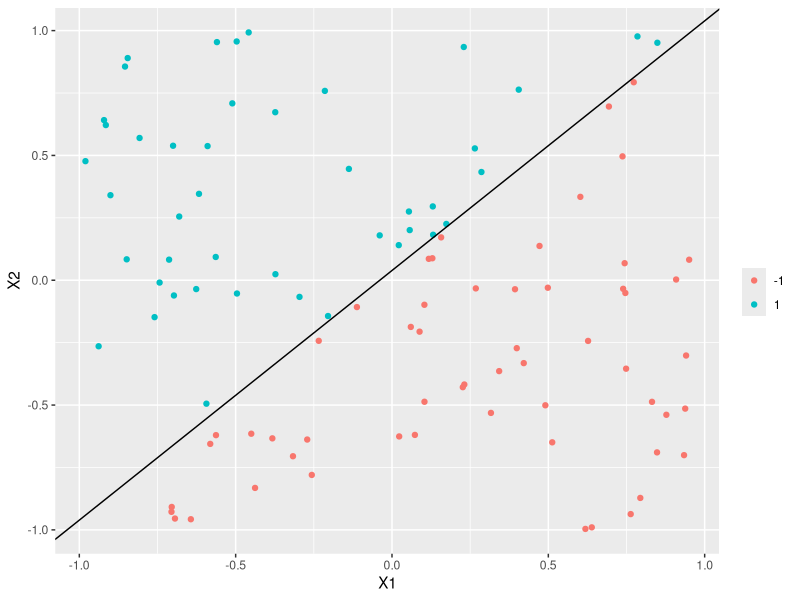
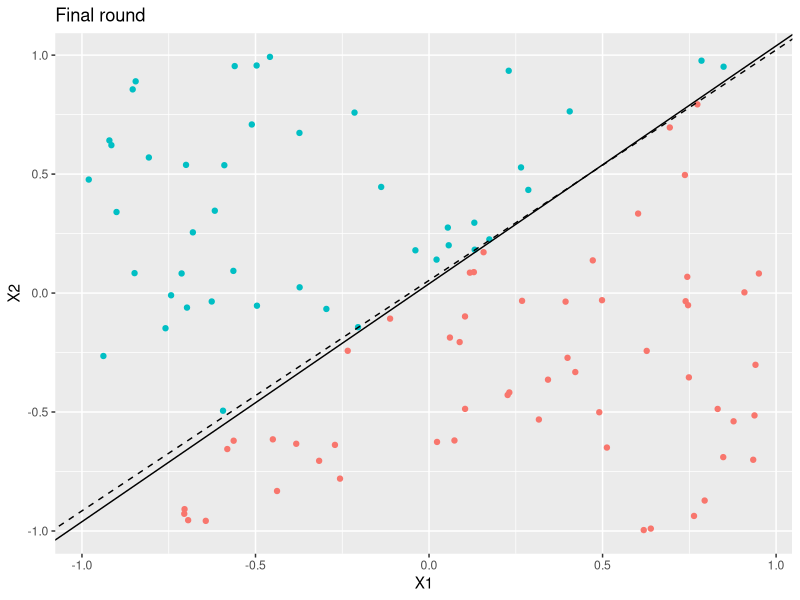
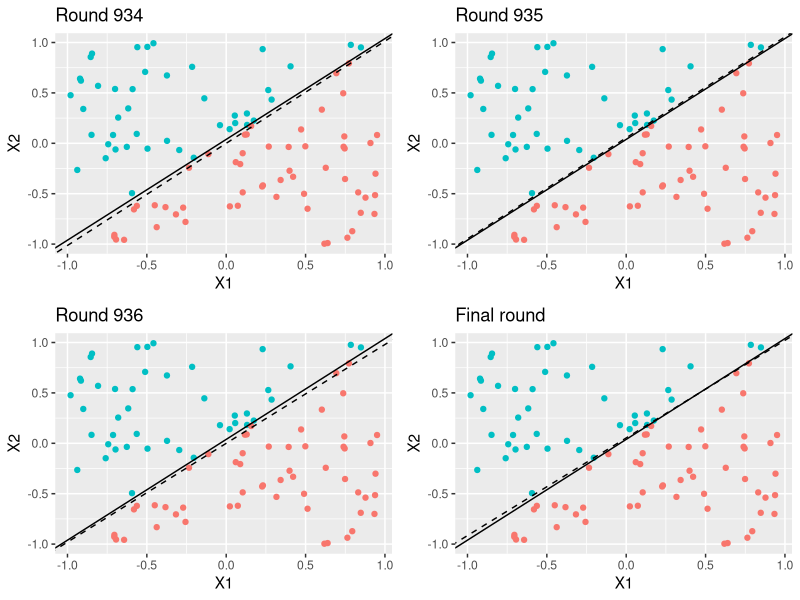

These figures' R source, in order:
## ---- chunk 1
knitr::opts_chunk$set(echo = TRUE)
## ---- chunk 2
X1 <- runif(100,min=-1,max=1)
X2 <- runif(100,min=-1,max=1)
X0 <- rep(1,100)
X <- cbind(X0,X1,X2)
## ---- chunk 3
PX1 <-runif(2,min=-1,max=1)
PX2 <-runif(2,min=-1,max=1)
slope <- diff(PX2)/diff(PX2)
intercept <- PX2[1]-slope*PX1[1]
Y <- ifelse(X2>intercept+slope*X1,+1,-1)
X.plot <- as.data.frame(X) # dataframe for plot use
## ---- chunk 4
library(ggplot2)
## ---- chunk 5
ggplot(X.plot,aes(X.plot$X1,X.plot$X2))+
    geom_point(aes(color=as.factor(Y)),show.legend = T)+
    geom_abline(intercept = intercept,slope=slope)+
    labs(x="X1",y="X2",color="")
## ---- chunk 6
## Initialize
w <- c(0,0,0)
count <- 0 # to count the number of rounds required
wdf <- NULL # df to collect the resulting weights of each round for plot use
Y_hat <- X %*% w
wdf <- rbind(wdf,w)
## Perceptron learning algorithm
while (any(sign(Y_hat)!=sign(Y)))
{
  miss_class <- which(sign(Y_hat)!=sign(Y))
  ifelse(length(miss_class)>1,n <- sample(miss_class,1),n <- miss_class)
  w <- w+(Y[n]%*% X[n,])
  wdf <- rbind(wdf,w)
  Y_hat <- X %*% t(w)
  count <- count+1
}

## ---- chunk 7
drawplot <- function(n,name)
{
  if (!n %in% seq(1,count+1))
  {
    warning("Out of bounds")
  }
  else
  {
  int_w <- -wdf[n,1]/wdf[n,3]
  slope_w <- -wdf[n,2]/wdf[n,3]
  a <- ggplot(X.plot,aes(X.plot$X1,X.plot$X2))+
    geom_point(aes(color=as.factor(Y)),show.legend = F)+
    geom_abline(intercept = intercept,slope=slope)+
    geom_abline(intercept = int_w,slope=slope_w,linetype="dashed")+
    labs(x="X1",y="X2",color="",title=name)
  }
}
pf <- drawplot(count+1,"Final round")
pf
## ---- chunk 8
library(gridExtra)
p1 <- drawplot(count-2,sprintf("Round %i",count-3))
p2 <- drawplot(count-1,sprintf("Round %i",count-2))
p3 <- drawplot(count,sprintf("Round %i",count-1))
grid.arrange(p1, p2,p3,pf,ncol=2)

